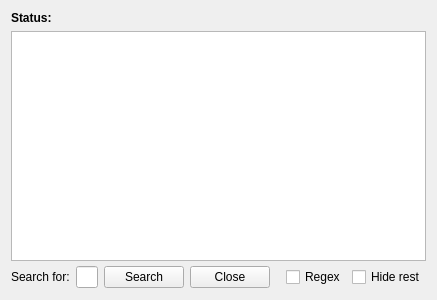
<?xml version="1.0" encoding="UTF-8"?>
<ui version="4.0">
 <class>Form</class>
 <widget class="QWidget" name="Form">
  <property name="geometry">
   <rect>
    <x>0</x>
    <y>0</y>
    <width>400</width>
    <height>300</height>
   </rect>
  </property>
  <property name="windowTitle">
   <string>Form</string>
  </property>
  <layout class="QGridLayout" name="gridLayout">
   <item row="0" column="0">
    <layout class="QVBoxLayout" name="outViewLayout">
     <property name="spacing">
      <number>3</number>
     </property>
     <property name="margin">
      <number>0</number>
     </property>
     <item>
      <widget class="QLabel" name="actionLabel">
       <property name="font">
        <font>
         <weight>75</weight>
         <bold>true</bold>
         <strikeout>false</strikeout>
         <kerning>true</kerning>
        </font>
       </property>
       <property name="text">
        <string>Status:</string>
       </property>
       <property name="alignment">
        <set>Qt::AlignLeading|Qt::AlignLeft|Qt::AlignVCenter</set>
       </property>
      </widget>
     </item>
     <item>
      <spacer name="verticalSpacer">
       <property name="orientation">
        <enum>Qt::Vertical</enum>
       </property>
       <property name="sizeType">
        <enum>QSizePolicy::Fixed</enum>
       </property>
       <property name="sizeHint" stdset="0">
        <size>
         <width>20</width>
         <height>3</height>
        </size>
       </property>
      </spacer>
     </item>
     <item>
      <widget class="OutputView" name="outView">
       <property name="autoFillBackground">
        <bool>true</bool>
       </property>
       <property name="frameShadow">
        <enum>QFrame::Plain</enum>
       </property>
       <property name="tabChangesFocus">
        <bool>true</bool>
       </property>
       <property name="lineWrapMode">
        <enum>QTextEdit::NoWrap</enum>
       </property>
       <property name="openLinks">
        <bool>false</bool>
       </property>
      </widget>
     </item>
     <item>
      <widget class="QFrame" name="grepPanel">
       <property name="sizePolicy">
        <sizepolicy hsizetype="Preferred" vsizetype="Preferred">
         <horstretch>0</horstretch>
         <verstretch>0</verstretch>
        </sizepolicy>
       </property>
       <property name="frameShape">
        <enum>QFrame::NoFrame</enum>
       </property>
       <property name="frameShadow">
        <enum>QFrame::Raised</enum>
       </property>
       <layout class="QHBoxLayout" name="horizontalLayout_2">
        <property name="leftMargin">
         <number>0</number>
        </property>
        <property name="topMargin">
         <number>2</number>
        </property>
        <property name="rightMargin">
         <number>0</number>
        </property>
        <property name="bottomMargin">
         <number>1</number>
        </property>
        <item>
         <widget class="QLabel" name="label_2">
          <property name="text">
           <string>Search for:</string>
          </property>
         </widget>
        </item>
        <item>
         <widget class="HistoryLineEdit" name="grepText"/>
        </item>
        <item>
         <widget class="QPushButton" name="grepSearch">
          <property name="sizePolicy">
           <sizepolicy hsizetype="Minimum" vsizetype="Ignored">
            <horstretch>0</horstretch>
            <verstretch>0</verstretch>
           </sizepolicy>
          </property>
          <property name="text">
           <string>Search</string>
          </property>
          <property name="autoDefault">
           <bool>false</bool>
          </property>
         </widget>
        </item>
        <item>
         <widget class="QPushButton" name="grepClose">
          <property name="sizePolicy">
           <sizepolicy hsizetype="Preferred" vsizetype="Ignored">
            <horstretch>0</horstretch>
            <verstretch>0</verstretch>
           </sizepolicy>
          </property>
          <property name="text">
           <string>Close</string>
          </property>
         </widget>
        </item>
        <item>
         <spacer name="horizontalSpacer_3">
          <property name="orientation">
           <enum>Qt::Horizontal</enum>
          </property>
          <property name="sizeType">
           <enum>QSizePolicy::Fixed</enum>
          </property>
          <property name="sizeHint" stdset="0">
           <size>
            <width>10</width>
            <height>20</height>
           </size>
          </property>
         </spacer>
        </item>
        <item>
         <widget class="QCheckBox" name="grepRegex">
          <property name="text">
           <string>Regex</string>
          </property>
         </widget>
        </item>
        <item>
         <widget class="QCheckBox" name="grepHideRest">
          <property name="text">
           <string>Hide rest</string>
          </property>
         </widget>
        </item>
       </layout>
      </widget>
     </item>
    </layout>
   </item>
  </layout>
 </widget>
 <customwidgets>
  <customwidget>
   <class>HistoryLineEdit</class>
   <extends>QLineEdit</extends>
   <header>nicos.gui.histedit.h</header>
  </customwidget>
  <customwidget>
   <class>OutputView</class>
   <extends>QTextBrowser</extends>
   <header>nicos.gui.outview.h</header>
  </customwidget>
 </customwidgets>
 <resources/>
 <connections/>
</ui>
